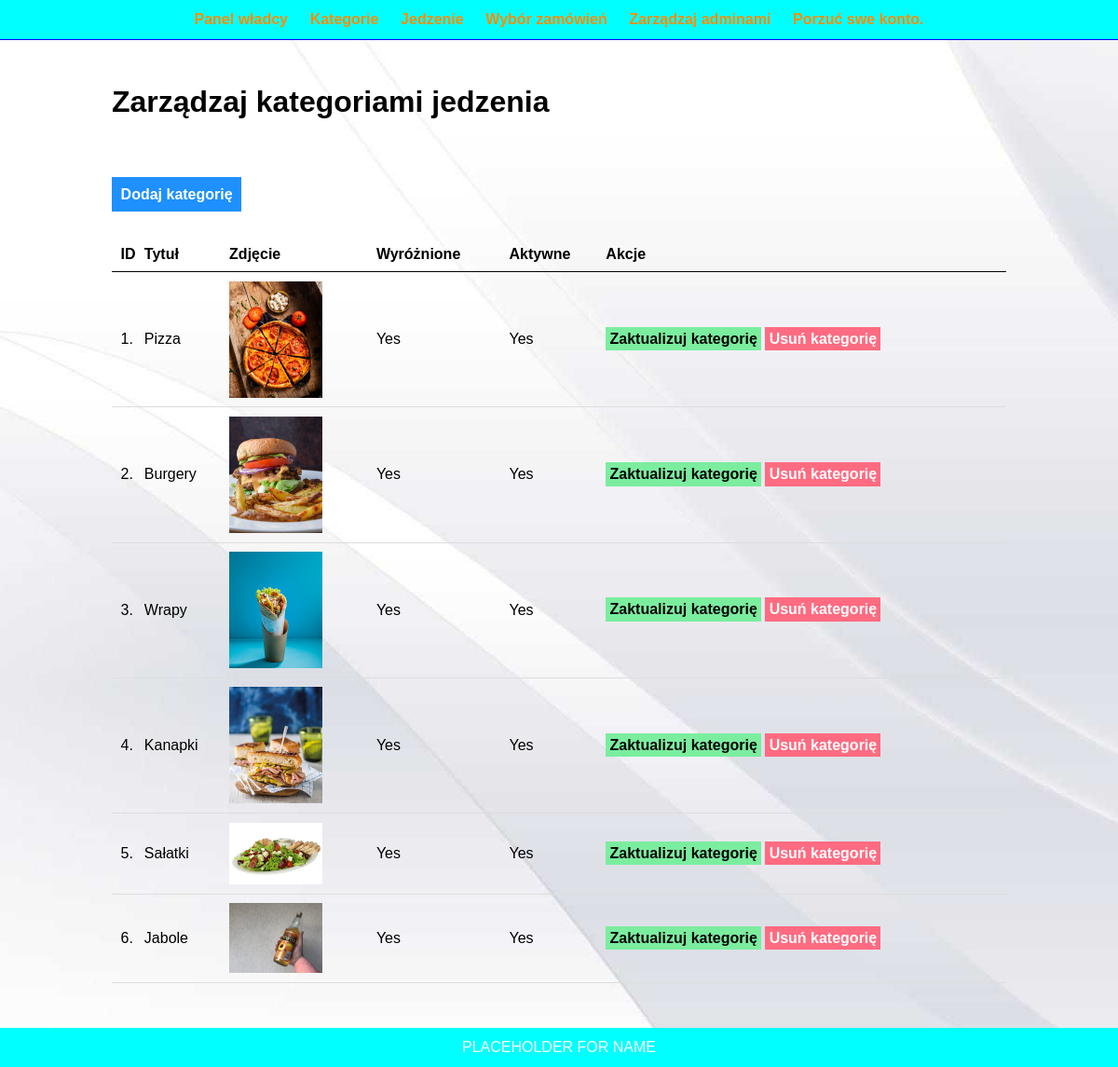
The app's page /admin/manage-category.php (signed in) with its own data.
### tables this page shows
CREATE TABLE `tbl_category` (
  `id` int(10) UNSIGNED NOT NULL,
  `title` varchar(100) NOT NULL,
  `image_name` varchar(255) NOT NULL,
  `featured` varchar(10) NOT NULL,
  `active` varchar(10) NOT NULL
);

### admin/manage-category.php (the view, shortened to what this page needs)
<?php include('partials/menu.php'); ?>
<div class="main-content">
    <div class="wrapper">
        <h1>Zarządzaj kategoriami jedzenia</h1>
        <br /><br />
        <br /><br>
        <a href="<?php echo SITEURL; ?>admin/add-category.php" class="btn-primary">Dodaj kategorię</a>
        <br /><br /><br />
        <table class="tbl-full">
            <tr>
                <th>ID</th>
                <th>Tytuł</th>
                <th>Zdjęcie</th>
                <th>Wyróżnione</th>
                <th>Aktywne</th>
                <th>Akcje</th>
            </tr>
            <?php
            $sql = "SELECT * FROM tbl_category";
            $stmt = mysqli_prepare($conn, $sql);
            mysqli_stmt_execute($stmt);
            $result = mysqli_stmt_get_result($stmt);
            $sn = 1;
            while ($row = mysqli_fetch_assoc($result)) {
                $id = $row['id'];
                $title = $row['title'];
                $image_name = $row['image_name'];
                $featured = $row['featured'];
                $active = $row['active'];
            ?>
                <tr>
                    <td><?php echo $sn++; ?>.</td>
                    <td><?php echo $title; ?></td>
                    <td>
                        <?php
                        if ($image_name != "") {
                        ?>
                            <img src="<?php echo SITEURL; ?>images/category/<?php echo $image_name; ?>" width="100px">
                        <?php
                        } else {
                            echo "<div class='error'>Zdjęcie nie jest dodane.</div>";
                        }
                        ?>
                    </td>
                    <td><?php echo $featured; ?></td>
                    <td><?php echo $active; ?></td>
                    <td>
                        <a href="<?php echo SITEURL; ?>admin/update-category.php?id=<?php echo $id; ?>" class="btn-secondary">Zaktualizuj kategorię</a>
                        <a href="<?php echo SITEURL; ?>admin/delete-category.php?id=<?php echo $id; ?>&image_name=<?php echo $image_name; ?>" class="btn-danger">Usuń kategorię</a>
                    </td>
                </tr>
            <?php
            }
            ?>
        </table>
    </div>
</div>
<?php include('partials/footer.php'); ?>

### css/admin.css (style rules this page uses)
* { margin: 0; padding: 0; font-family: Arial, Helvetica, sans-serif; }
.wrapper { padding: 1%; width: 80%; margin: 0 auto; }
.tbl-full { width: 100%; }
table { border-collapse: collapse; width: 100%; }
th, td { padding: 8px; text-align: left; border-bottom: 1px solid #ddd; }
table tr th { border-bottom: 1px solid black; padding: 1%; text-align: left; }
table tr td { padding: 1%; }
.btn-primary { background-color: #1e90ff; padding: 1%; color: white; text-decoration: none; font-weight: bold; }
.btn-secondary { background-color: #7bed9f; padding: 1%; color: black; text-decoration: none; font-weight: bold; }
.btn-danger { background-color: #ff6b81; padding: 1%; color: white; text-decoration: none; font-weight: bold; }
.main-content { background-color: #f1f2f6; padding: 3% 0; background-image: url("../images/826921.jpg"); }

### records on screen
tbl_category: title "Pizza", image_name (picture), featured "Yes", active "Yes"
tbl_category: title "Burgery", image_name (picture), featured "Yes", active "Yes"
tbl_category: title "Wrapy", image_name (picture), featured "Yes", active "Yes"
tbl_category: title "Kanapki", image_name (picture), featured "Yes", active "Yes"
tbl_category: title "Sałatki", image_name (picture), featured "Yes", active "Yes"
tbl_category: title "Jabole", image_name (picture), featured "Yes", active "Yes"
